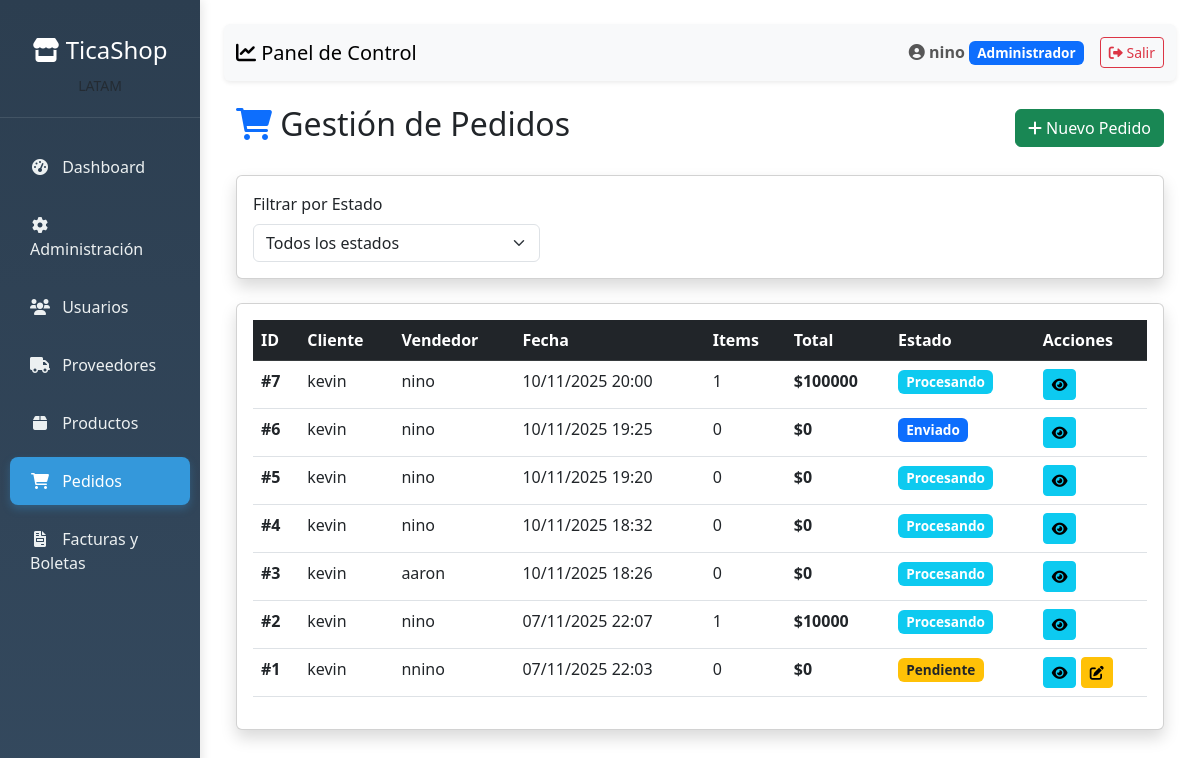
/ventas/pedidos/ (signed in), run on an earlier commit of the app's database.
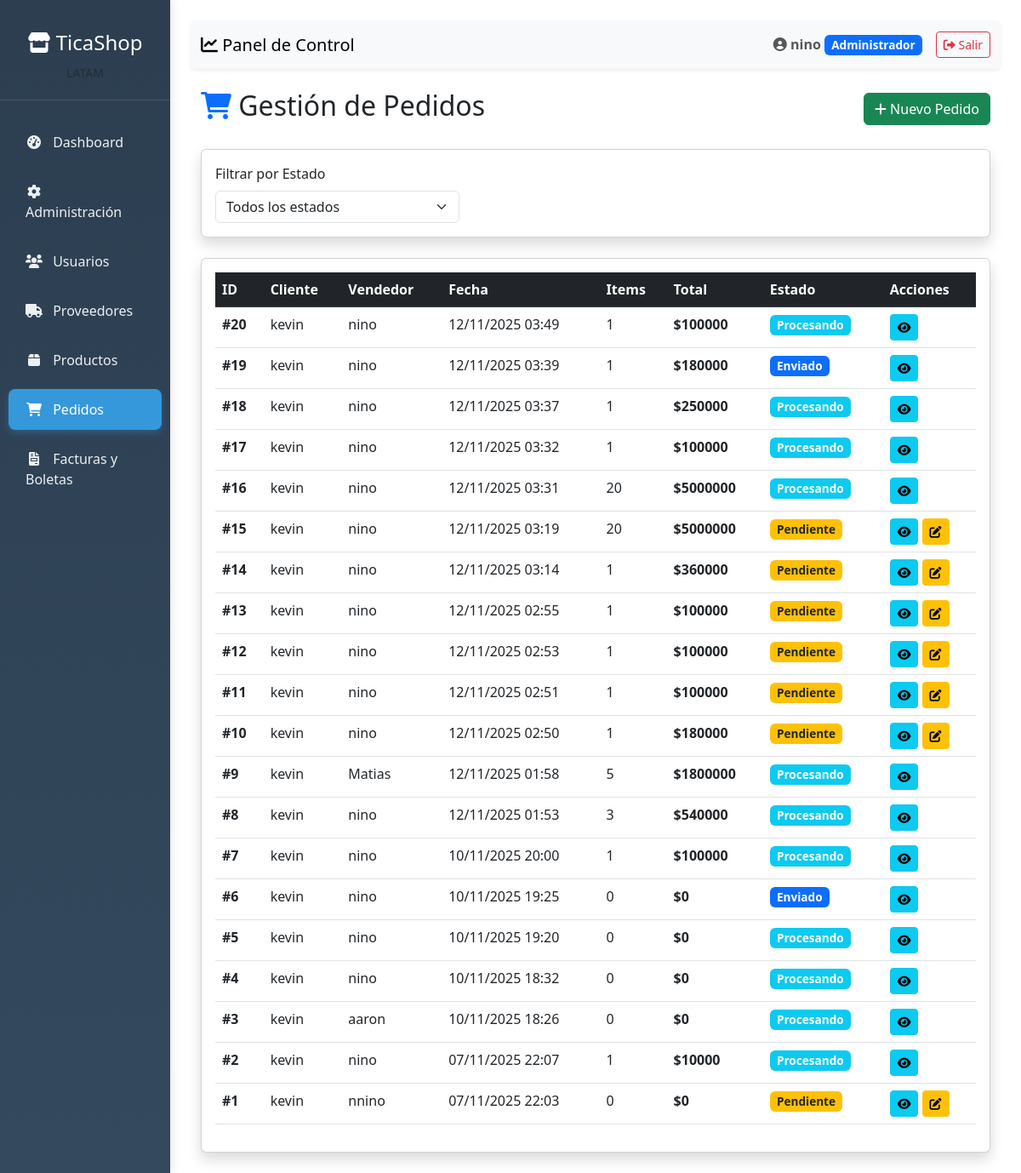
And on a later commit of the database.
### apps/ventas/models.py (models this page shows, shortened)
class Pedido(models.Model):
    ESTADOS_PEDIDO = (
        ('Pendiente', 'Pendiente'),
        ('Procesando', 'Procesando'),
        ('Enviado', 'Enviado'),
        ('Completado', 'Completado'),
        ('Cancelado', 'Cancelado'),
    )
    cliente = models.ForeignKey(
        'clientes.Cliente',
        on_delete=models.CASCADE,
        verbose_name='Cliente'
    )
    usuario = models.ForeignKey(
        'usuarios.Usuario',
        on_delete=models.SET_NULL,
        null=True,
        verbose_name='Vendedor'
    )
    fecha_creacion = models.DateTimeField(auto_now_add=True)
    fecha_actualizacion = models.DateTimeField(auto_now=True)
    total = models.DecimalField(max_digits=12, decimal_places=2, default=0)
    estado = models.CharField(
        max_length=20,
        choices=ESTADOS_PEDIDO,
        default='Pendiente'
    )
    direccion_despacho = models.TextField(
        blank=True,
        null=True,
        verbose_name='Dirección de despacho'
    )
    observaciones = models.TextField(
        blank=True,
        null=True,
        verbose_name='Observaciones'
    )
    @property
    def cantidad_items(self):
        return sum(detalle.cantidad for detalle in self.detalles.all())
    class Meta:
        db_table = 'pedidos'
        verbose_name = 'Pedido'
        verbose_name_plural = 'Pedidos'
        ordering = ['-fecha_creacion']

class DetallePedido(models.Model):
    pedido = models.ForeignKey(
        Pedido,
        on_delete=models.CASCADE,
        related_name='detalles'
    )
    producto = models.ForeignKey(
        'productos.Producto',
        on_delete=models.CASCADE,
        verbose_name='Producto'
    )
    cantidad = models.IntegerField(default=1)
    precio_unitario_venta = models.DecimalField(
        max_digits=10,
        decimal_places=2,
        verbose_name='Precio unitario'
    )
    subtotal = models.DecimalField(
        max_digits=12,
        decimal_places=2,
        verbose_name='Subtotal'
    )
    class Meta:
        db_table = 'detalle_pedido'
        verbose_name = 'Detalle de Pedido'
        verbose_name_plural = 'Detalles de Pedido'

### apps/clientes/models.py (models this page shows, shortened)
class Cliente(models.Model):
    rut = models.CharField(max_length=12, unique=True)
    razon_social = models.CharField(max_length=255)
    giro = models.CharField(max_length=255, blank=True, null=True)
    direccion = models.TextField(blank=True, null=True)
    email_facturacion = models.EmailField(blank=True, null=True)
    class Meta:
        db_table = 'clientes'
        verbose_name = 'Cliente'
        verbose_name_plural = 'Clientes'

### apps/usuarios/models.py (models this page shows, shortened)
class Usuario(AbstractUser):
    ROLES = (
        ('Administrador', 'Administrador'),
        ('Vendedor', 'Vendedor'),
        ('Tesoreria', 'Tesorería'),
        ('Cliente', 'Cliente'),
    )
    rol = models.CharField(max_length=13, choices=ROLES, default='Cliente')
    telefono = models.CharField(max_length=20, blank=True, null=True)
    activo = models.BooleanField(default=True)
    fecha_actualizacion = models.DateTimeField(auto_now=True)
    class Meta:
        db_table = 'usuarios'
        verbose_name = 'Usuario'
        verbose_name_plural = 'Usuarios'

### apps/ventas/views.py (the view)
# urls.py: path('pedidos/', views.listar_pedidos, name='listar_pedidos'),
@login_required
def listar_pedidos(request):
    pedidos = Pedido.objects.select_related('cliente', 'usuario').prefetch_related('detalles').all().order_by('-fecha_creacion')
    filtro_usuario = request.GET.get('usuario')
    filtro_cliente = request.GET.get('cliente')
    if filtro_usuario:
        pedidos = pedidos.filter(usuario__username__icontains=filtro_usuario)
    if filtro_cliente:
        pedidos = pedidos.filter(cliente__nombre__icontains=filtro_cliente)
    context = {
        'pedidos': pedidos,
    }
    return render(request, 'ventas/listar_pedidos.html', context)

### templates/ventas/listar_pedidos.html (shortened to what this page needs)
{% extends 'dashboard/base_dashboard.html' %}
{% block content %}
<div class="container-fluid mt-4">
    <div class="d-flex justify-content-between align-items-center mb-4">
        <h2><i class="fas fa-shopping-cart text-primary"></i> Gestión de Pedidos</h2>
        <a href="{% url 'crear_pedido_inicial' %}" class="btn btn-success">
            <i class="fas fa-plus"></i> Nuevo Pedido
        </a>
    </div>
    <div class="card shadow mb-4">
        <div class="card-body">
            <form method="GET" class="row g-3">
                <div class="col-md-4">
                    <label class="form-label">Filtrar por Estado</label>
                    <select name="estado" class="form-select" onchange="this.form.submit()">
                        <option value="">Todos los estados</option>
                    </select>
                </div>
            </form>
        </div>
    </div>
    <div class="card shadow">
        <div class="card-body">
            <div class="table-responsive">
                <table class="table table-hover">
                    <thead class="table-dark">
                        <tr>
                            <th>ID</th>
                            <th>Cliente</th>
                            <th>Vendedor</th>
                            <th>Fecha</th>
                            <th>Items</th>
                            <th>Total</th>
                            <th>Estado</th>
                            <th>Acciones</th>
                        </tr>
                    </thead>
                    <tbody>
                        {% for pedido in pedidos %}
                        <tr>
                            <td><strong>#{{ pedido.id }}</strong></td>
                            <td>{{ pedido.cliente.razon_social }}</td>
                            <td>{{ pedido.usuario.username }}</td>
                            <td>{{ pedido.fecha_creacion|date:"d/m/Y H:i" }}</td>
                            <td>{{ pedido.cantidad_items }}</td>
                            <td><strong>${{ pedido.total|floatformat:0 }}</strong></td>
                            <td>
                                {% if pedido.estado == 'Pendiente' %}
                                    <span class="badge bg-warning text-dark">{{ pedido.estado }}</span>
                                {% elif pedido.estado == 'Procesando' %}
                                    <span class="badge bg-info">{{ pedido.estado }}</span>
                                {% elif pedido.estado == 'Completado' %}
                                    <span class="badge bg-success">{{ pedido.estado }}</span>
                                {% elif pedido.estado == 'Cancelado' %}
                                    <span class="badge bg-danger">{{ pedido.estado }}</span>
                                {% else %}
                                    <span class="badge bg-primary">{{ pedido.estado }}</span>
                                {% endif %}
                            </td>
                            <td>
                                <a href="{% url 'detalle_pedido' pedido.id %}" class="btn btn-sm btn-info" title="Ver detalle">
                                    <i class="fas fa-eye"></i>
                                </a>
                                {% if pedido.estado == 'Pendiente' %}
                                    <a href="{% url 'crear_pedido_inicial' %}" class="btn btn-sm btn-warning" title="Agregar productos o generar documento">
                                        <i class="fas fa-edit"></i>
                                    </a>
                                {% endif %}
                            </td>
                        </tr>
                        {% endfor %}
                    </tbody>
                </table>
            </div>
        </div>
    </div>
</div>
{% endblock %}

What changed in the data, as far as the page shows it:
added Pedido: id "20", cliente.razon_social "kevin", usuario.username "nino", fecha_creacion "12/11/2025 03:49", cantidad_items "1", total "100000", estado "Procesando"
added Pedido: id "19", cliente.razon_social "kevin", usuario.username "nino", fecha_creacion "12/11/2025 03:39", cantidad_items "1", total "180000", estado "Enviado"
added Pedido: id "18", cliente.razon_social "kevin", usuario.username "nino", fecha_creacion "12/11/2025 03:37", cantidad_items "1", total "250000", estado "Procesando"
added Pedido: id "17", cliente.razon_social "kevin", usuario.username "nino", fecha_creacion "12/11/2025 03:32", cantidad_items "1", total "100000", estado "Procesando"
added Pedido: id "16", cliente.razon_social "kevin", usuario.username "nino", fecha_creacion "12/11/2025 03:31", cantidad_items "20", total "5000000", estado "Procesando"
added Pedido: id "15", cliente.razon_social "kevin", usuario.username "nino", fecha_creacion "12/11/2025 03:19", cantidad_items "20", total "5000000", estado "Pendiente"
added Pedido: id "14", cliente.razon_social "kevin", usuario.username "nino", fecha_creacion "12/11/2025 03:14", cantidad_items "1", total "360000", estado "Pendiente"
added Pedido: id "13", cliente.razon_social "kevin", usuario.username "nino", fecha_creacion "12/11/2025 02:55", cantidad_items "1", total "100000", estado "Pendiente"
added Pedido: id "12", cliente.razon_social "kevin", usuario.username "nino", fecha_creacion "12/11/2025 02:53", cantidad_items "1", total "100000", estado "Pendiente"
added Pedido: id "11", cliente.razon_social "kevin", usuario.username "nino", fecha_creacion "12/11/2025 02:51", cantidad_items "1", total "100000", estado "Pendiente"
added Pedido: id "10", cliente.razon_social "kevin", usuario.username "nino", fecha_creacion "12/11/2025 02:50", cantidad_items "1", total "180000", estado "Pendiente"
added Pedido: id "9", cliente.razon_social "kevin", usuario.username "Matias", fecha_creacion "12/11/2025 01:58", cantidad_items "5", total "1800000", estado "Procesando"
added Pedido: id "8", cliente.razon_social "kevin", usuario.username "nino", fecha_creacion "12/11/2025 01:53", cantidad_items "3", total "540000", estado "Procesando"
